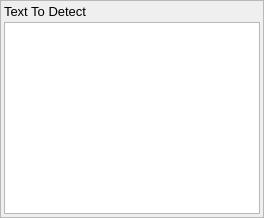
                     <widget class="QStackedWidget" name="stkw_det_def">
                      <property name="minimumSize">
                       <size>
                        <width>0</width>
                        <height>150</height>
                       </size>
                      </property>
                      <property name="frameShape">
                       <enum>QFrame::StyledPanel</enum>
                      </property>
                      <property name="frameShadow">
                       <enum>QFrame::Plain</enum>
                      </property>
                      <property name="currentIndex">
                       <number>0</number>
                      </property>
                      <widget class="QWidget" name="stkw_det_text_page">
                       <layout class="QVBoxLayout" name="layout_hrz_stkw_det_text_page">
                        <property name="spacing">
                         <number>3</number>
                        </property>
                        <property name="leftMargin">
                         <number>3</number>
                        </property>
                        <property name="topMargin">
                         <number>3</number>
                        </property>
                        <property name="rightMargin">
                         <number>3</number>
                        </property>
                        <property name="bottomMargin">
                         <number>3</number>
                        </property>
                        <item>
                         <widget class="QLabel" name="lbl_static_text_to_detect">
                          <property name="maximumSize">
                           <size>
                            <width>16777215</width>
                            <height>16</height>
                           </size>
                          </property>
                          <property name="font">
                           <font>
                            <pointsize>10</pointsize>
                           </font>
                          </property>
                          <property name="text">
                           <string>Text To Detect</string>
                          </property>
                         </widget>
                        </item>
                        <item>
                         <widget class="QPlainTextEdit" name="ptxt_det_def_text">
                          <property name="sizePolicy">
                           <sizepolicy hsizetype="Preferred" vsizetype="Preferred">
                            <horstretch>0</horstretch>
                            <verstretch>0</verstretch>
                           </sizepolicy>
                          </property>
                          <property name="lineWrapMode">
                           <enum>QPlainTextEdit::NoWrap</enum>
                          </property>
                          <property name="plainText">
                           <string/>
                          </property>
                         </widget>
                        </item>
                       </layout>
                      </widget>
                      <widget class="QWidget" name="stkw_det_object_page"/>
                     </widget>
